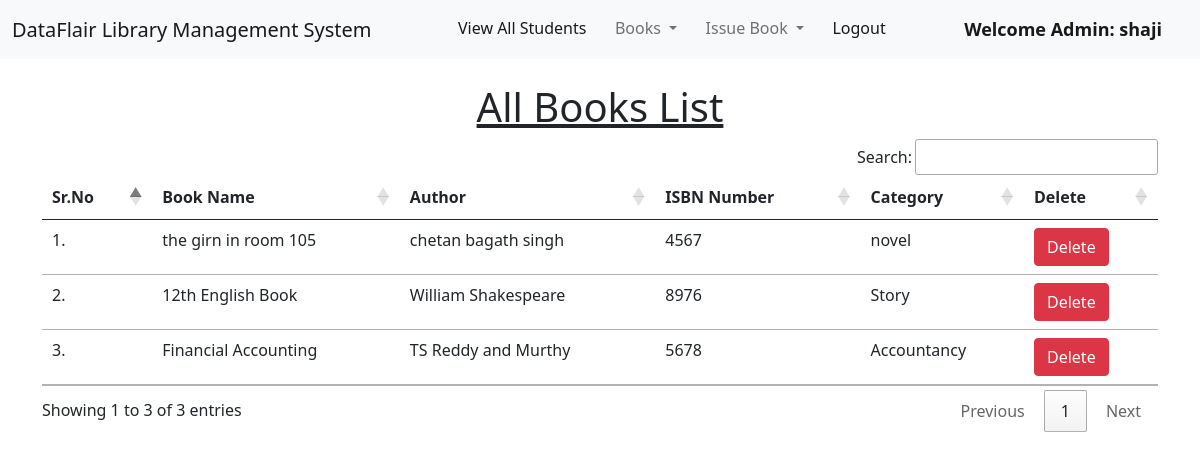
Page /view_books/ (signed in) on the committed database.
### library/models.py (models this page shows, shortened)
class Book(models.Model):
    name = models.CharField(max_length=200)
    author = models.CharField(max_length=200)
    isbn = models.PositiveIntegerField()
    category = models.CharField(max_length=50)

### library/views.py (the view)
# urls.py: path("view_books/", views.view_books, name="view_books"),
@login_required(login_url = '/admin_login')
def view_books(request):
    books = Book.objects.all()
    return render(request, "view_books.html", {'books':books})

### library/templates/view_books.html (shortened to what this page needs)
{% extends 'admin_navbar.html' %}
{% load static %}
{% block body %}
<div class="container mt-4">
    <h1 class="text-center"><u>All Books List</u></h1>
    <table class="table table-hover" id="example">
        <thead>
            <tr>
                <th>Sr.No</th>
                <th>Book Name</th>
                <th>Author</th>
                <th>ISBN Number</th>
                <th>Category</th>
                <th>Delete</th>
            </tr>
        </thead>
        <tbody>
            {% for book in books %}
            <tr>
                <td>{{forloop.counter}}.</td>
                <td>{{book.name}}</td>
                <td>{{book.author}}</td>
                <td>{{book.isbn}}</td>
                <td>{{book.category}}</td>
                <td><a href="/delete_book/{{book.id}}/" class="btn btn-danger" onclick="return confirm('Are you sure you want to delete this book?')">Delete</a></td>
            </tr>
            {% endfor %}
        </tbody>
    </table>
    </div>
{% endblock %}

### library/templates/admin_navbar.html (shortened to what this page needs)
<!doctype html>
<html lang="en">
  <head>
    <link href="https://cdn.jsdelivr.net/npm/bootstrap@5.1.0/dist/css/bootstrap.min.css" rel="stylesheet">
    <link rel="stylesheet" href="https://cdn.datatables.net/1.10.25/css/jquery.dataTables.min.css">
    <link rel="stylesheet" href="https://cdn.datatables.net/buttons/1.7.1/css/buttons.dataTables.min.css">
  </head>
  <body>
    <nav class="navbar navbar-expand-lg navbar-light bg-light">
        <div class="container-fluid">
          <a class="navbar-brand" href="#">DataFlair Library Management System</a>
          <div class="collapse navbar-collapse" id="navbarSupportedContent">
            <ul class="navbar-nav me-auto mb-2 mb-lg-0">
              <li class="nav-item">
                <a class="nav-link active" aria-current="page" href="/view_students/">View All Students</a>
              </li>
              <li class="nav-item dropdown">
                <a class="nav-link dropdown-toggle" href="#" id="navbarDropdown" role="button" data-bs-toggle="dropdown" aria-expanded="false">
                  Books
                </a>
              </li>
              <li class="nav-item dropdown">
                <a class="nav-link dropdown-toggle" href="#" id="navbarDropdown" role="button" data-bs-toggle="dropdown" aria-expanded="false">
                  Issue Book
                </a>
              </li>
              <li class="nav-item">
                <a class="nav-link active" aria-current="page" href="/logout/">Logout</a>
              </li>
              <li class="nav-item">
                <a style="font-weight:600; font-family:'Segoe UI', Tahoma, Geneva, Verdana, sans-serif; font-size: large;" class="nav-link active" href="#">Welcome Admin: {{request.user}}</a>
              </li>
            </ul>
          </div>
        </div>
      </nav>
      {% block body %}
      {% endblock %}
  </body>
</html>

### rows in the picture
Book: name "the girn in room 105", author "chetan bagath singh", isbn "4567", category "novel"
Book: name "12th English Book", author "William Shakespeare", isbn "8976", category "Story"
Book: name "Financial Accounting", author "TS Reddy and Murthy", isbn "5678", category "Accountancy"

### other values in the picture
{{ request.user }} "shaji"
